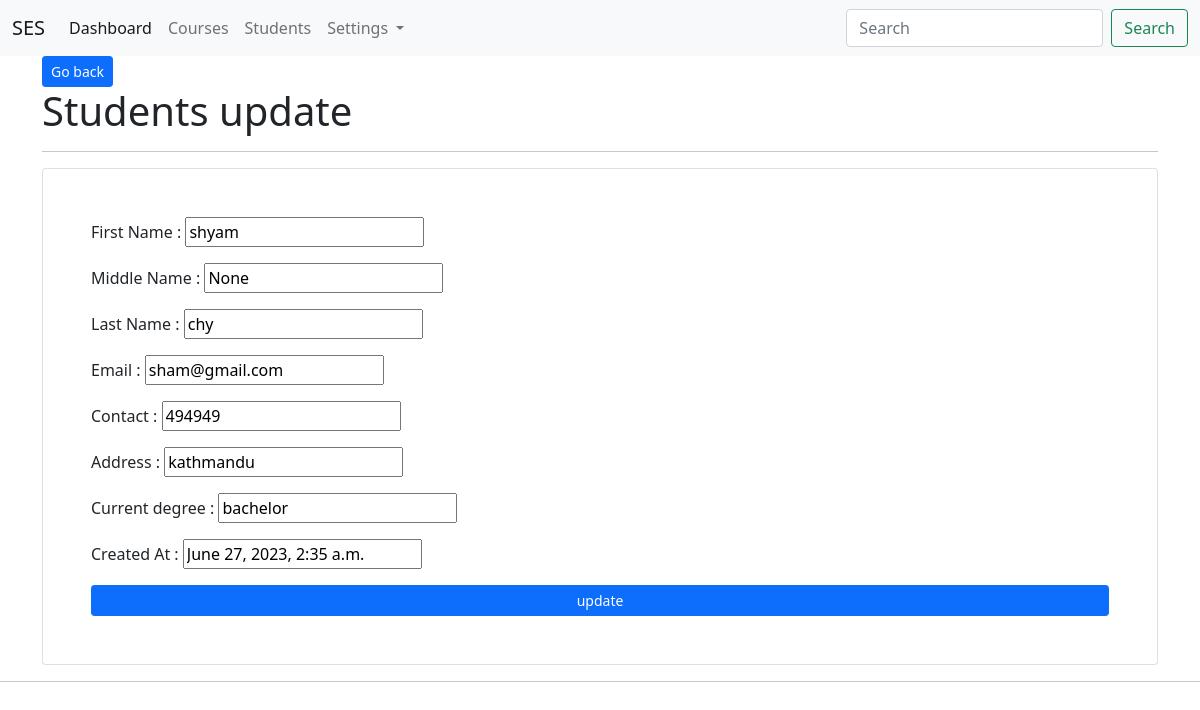
The page /app_students/edit/18/ (signed in) on the database its author committed.
### app_students/models.py (models this page shows, shortened)
class studentModel(models.Model):
    first_name= models.CharField(max_length=200)
    middle_name= models.CharField(max_length=200, null=True,blank=True)
    last_name= models.CharField(max_length=200)
    email = models.EmailField(unique=True)
    contact= models.CharField(max_length=20)
    address = models.CharField(max_length=200)
    current_degree = models.CharField(max_length=200)
    profile_img = models.FileField(upload_to='students/profiles',null=True,blank=True)
    created_at = models.DateTimeField(auto_now_add=True)
    course= models.ForeignKey(courseModel,on_delete=models.CASCADE)
    user =models.ForeignKey(User,on_delete=models.CASCADE)
    class Meta:
        db_table = 'tbl_students'

### app_students/views.py (the view)
# urls.py: path('edit/<int:id>/',views.student_edit,name='student-edit'),
@login_required(login_url='/login')
def student_edit(request,id):
    students=studentModel.objects.get(id=id)
    context={"students":students}
    return render(request, 'students/edit.html',context)

### templates/students/edit.html (shortened to what this page needs)
{% extends 'layouts/master.html' %}
{% block content %}
<div class="container">
    <a href="{% url 'student-index' %}" class="btn btn-primary btn-sm">Go back</a>
    <h1>Students update</h1>
    <hr>
    <div class="card p-5 mt-3">
        <form action="{% url 'student-update' %}" method="post">
           <div class="form-group mb-3">
                <label for="first_name"> First Name :</label>
                <input type="text" name="first_name" value="{{ students.first_name}}">
            </div>
            <div class="form-group mb-3">
                <label for="middle_name"> Middle Name :</label>
                <input type="text" name="middle_name" value="{{ students.middle_name}}">
            </div>
            <div class="form-group mb-3">
                <label for="last_name"> Last Name :</label>
                <input type="text" name="last_name" value="{{ students.last_name}}">
            </div>
            <div class="form-group mb-3">
                <label for="email"> Email :</label>
                <input type="text" name="email" value="{{ students.email}}">
            </div>
            <div class="form-group mb-3">
                <label for="contact"> Contact :</label>
                <input type="text" name="contact" value="{{ students.contact}}">
            </div>
            <div class="form-group mb-3">
                <label for="address"> Address :</label>
                <input type="text" name="address" value="{{ students.address}}">
            </div>
            <div class="form-group mb-3">
                <label for="current_degree"> Current degree :</label>
                <input type="text" name="current_degree" value="{{ students.current_degree}}">
            </div>
            <div class="form-group mb-3">
                <label for="created_at"> Created At :</label>
                <input type="text" name="created_at" value="{{ students.created_at}}">
            </div>
            <input type="submit" class="btn btn-primary col-12 btn-sm" value="update">
        </form>
    </div>
</div>
<hr>
{% endblock content %}

### rows shown on the page
studentModel: first_name "shyam", middle_name "None", last_name "chy", email "sham@gmail.com", contact "494949", address "kathmandu", current_degree "bachelor", created_at "June 27, 2023, 2:35 a.m."
